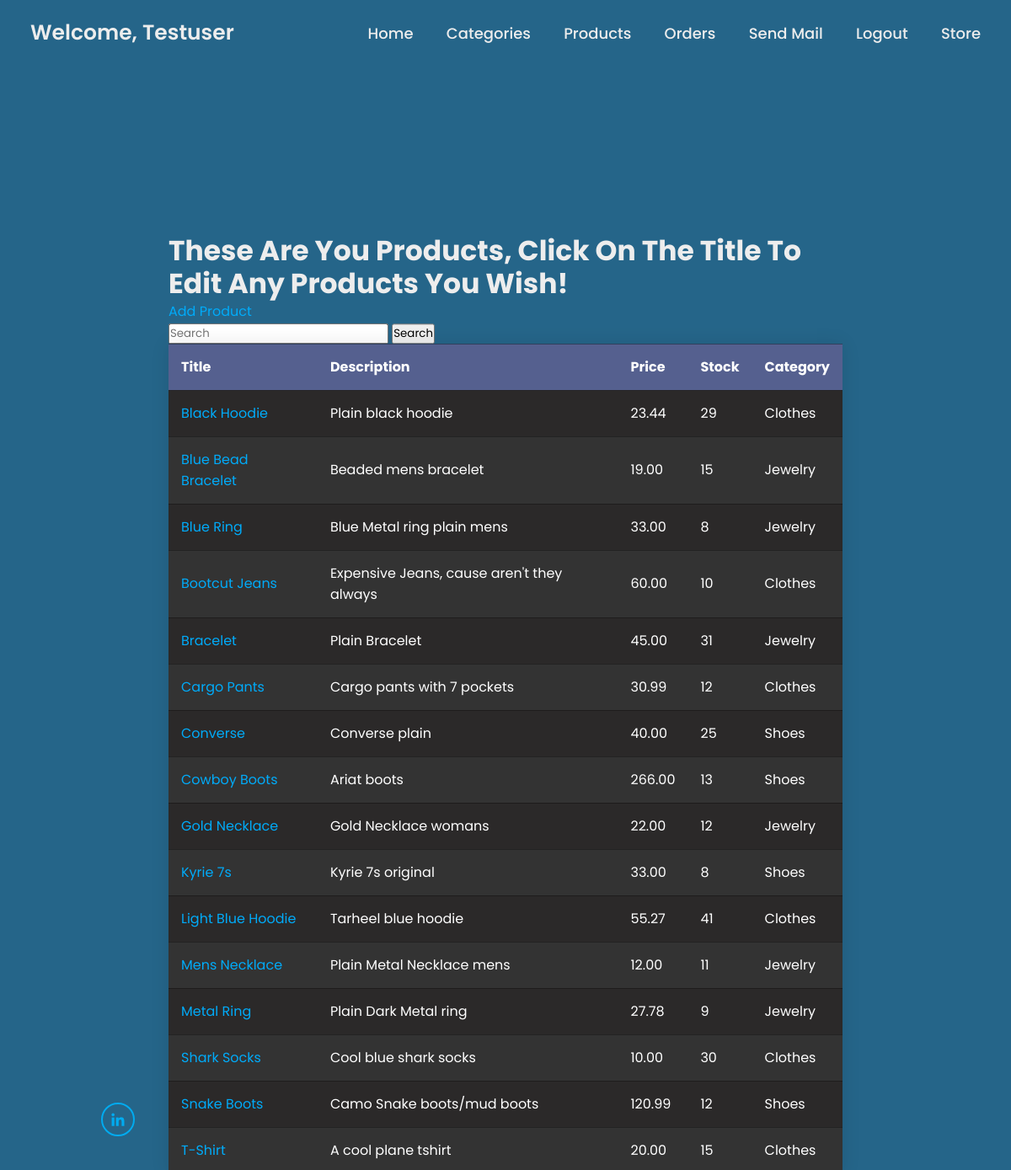
The page /products/ (signed in) on the database its author committed.
### accounts/models.py (models this page shows, shortened)
class User(AbstractUser):
    email = models.EmailField(max_length=254, unique=True)
    username = models.CharField(max_length=150, blank=True, unique=False)
    profile_img = models.ImageField(null=True, blank=True, upload_to='images/', default='images/default/default.jpg')
    USERNAME_FIELD = 'email'
    EMAIL_FIELD = 'email'
    REQUIRED_FIELDS = []

### products/models.py (models this page shows, shortened)
class Product(models.Model):
    BOOL_CHOICES = ((True, 'Display'), (False, 'Keep Hidden'))
    product_category = models.ForeignKey(Categories, on_delete=models.SET_NULL, null=True, related_name='categories', blank=True)
    title = models.CharField(max_length=100)
    image = models.ImageField(null=True, blank=True, upload_to='images/')
    description = models.TextField(max_length=250)
    price = models.DecimalField(max_digits=12, decimal_places=2)
    stock = models.IntegerField(default=0)
    created_at = models.DateTimeField(auto_now_add=True)
    display_product = models.BooleanField(null=True, default=False, choices=BOOL_CHOICES)
    id_hidden = models.IntegerField(default=0, null=True, blank=True)
    class Meta:
        verbose_name_plural = 'Products'
        unique_together = ['title', 'product_category']

class Categories(models.Model):
    category_name = models.CharField(max_length=100, unique=True)
    description = models.TextField(max_length=300, blank=True)
    class Meta:
        verbose_name_plural = 'Categories'
    def __str__(self):
        return self.category_name

### products/views.py (the view)
# urls.py: path('', ProductView.as_view(), name='products_list'),
class ProductView(LoginRequiredMixin, UserPassesTestMixin, ListView):
    login_url = reverse_lazy('account_login')
    def test_func(self):
        return self.request.user.is_staff
    model = Product
    template_name = 'products/product_list.html'
    context_object_name = 'products'
    ordering = ['title']

### products/templates/products/product_list.html (shortened to what this page needs)
{% extends '_base.html' %}
{% load static %}
{% block content %}
{% if products %}
<div class="container">
	<h1>{{"These are you products, click on the title to edit any products you wish!"|title}}</h1>
	<div>
		<a href="{% url 'product_create' %}">Add Product</a>
		<form class="d-flex" action="{% url 'product_search_results' %}" method="get">
			<input class="form-control me-2" type="search" name="q" placeholder="Search" aria-\
			label="Search" >
			<button class="btn btn-outline-success" type="submit">Search</button>
		</form>
	</div>
	<table>
		<thead>
			<tr>
				<th>Title</th>
				<th>Description</th>
				<th>Price</th>
				<th>Stock</th>
				<th>Category</th>
			</tr>
		</thead>
		<tbody>
            {% for product in products %}
			<tr>
				<td><a href="{% url 'product_update' product.id %}">{{ product.title }}</a></td>
				<td>{{ product.description|truncatechars:50|capfirst }}</td>
				<td>{{ product.price }}</td>
				<td>{{ product.stock }}</td>
				<td>{{ product.product_category }}</td>
			</tr>
            {% endfor %}
		</tbody>
	</table>
</div>
{% else %}
{% include 'products/product_list_empty.html' %}
{% endif %}
{% endblock content %}

### django_project/templates/_base.html (shortened to what this page needs)
{% load static %}
<!DOCTYPE html>
<html lang="en">
<head>
    <link rel="stylesheet" href="{% static 'css/style.css' %}">
    <link href='https://unpkg.com/boxicons@2.1.4/css/boxicons.min.css' rel='stylesheet'>
    <link rel="stylesheet" href="{% static 'css/main.css' %}">
</head>
<body>
    <header class="header">
        <a href="{% url 'account_signup' %}" class="logo"> {% if user.is_authenticated %}Welcome, {{ user.username|title }}{% else %}Please Create An Account.{% endif %}</a>
        {% block navbar %}
        <nav class="navbar">
            {% if user.is_authenticated %}
            <a href="{% url 'home' %}">Home</a>
            <a href="{% url 'category_list' %}">Categories</a>
            <a href="{% url 'products_list' %}">Products</a>
            <a href="{% url 'orders_incomplete_list' %}">Orders</a>
            <a href="{% url 'email_list' %}">Send Mail</a>
            <a href="{% url 'confirm_signout' %}">Logout</a>
            <a href="{% url 'storefront' %}">Store</a>
            {% else %}
            <a href="{% url 'home' %}">Home</a>
            <a href="{% url 'account_login' %}">Login</a>
            {% endif %}
        </nav>
        {% endblock navbar %}
    </header>
    <section class="home">
        <div class="home-content">
            {% block content %}{% endblock content %}
        </div>
        <div class="home-sci">
            <a target="_blank" href="https://www.linkedin.com/in/bennett-billings-529545238/"><i class='bx bxl-linkedin'></i></a>
        </div>
    </section>
</body>
</html>

### django_project/static/css/style.css (style rules this page uses)
* { margin: 0; padding: 0; box-sizing: border-box; font-family: 'Poppins', sans-serif; }
body { color: #256589; background-color: #256589; }
.header { position: fixed; top: 0; left: 0; width: 100%; padding: 20px 3%; display: flex; justify-content: space-between; align-items: center; z-index: 100; background-color: #256589; }
.logo { position: relative; font-size: 25px; color: #ededed; text-decoration: none; font-weight: 600; }
.logo::before { content: ''; position: absolute; top: 0; right: 0; width: 100%; height: 100%; background: #2C72A3; animation: showRight 1s ease forwards; animation-delay: .4s; }
.navbar a { font-size: 18px; color: #ededed; text-decoration: none; font-weight: 500; margin-left: 35px; transition: .3s; }
.home { height: 100vh; background: #256589; background-size: cover; background-position: center; display: flex; align-items: center; padding: 0 10%; color: #ededed; }
.home-content a { color: #00abf9; text-decoration: none; }
.home-content { max-width: 600px; }
.home-content h1 { position: relative; font-size: 33px; font-weight: 700; line-height: 1.2; }
.home-content h1::before { content: ''; position: absolute; top: 0; right: 0; width: 100%; height: 100%; background: #2C72A3; animation: showRight 1s ease forwards; animation-delay: 1s; }
.home-sci { position: absolute; bottom: 40px; width: 170px; display: flex; justify-content: space-between; }
.home-sci a { position: relative; display: inline-flex; justify-content: center; align-items: center; width: 40px; height: 40px; background: transparent; border: 2px solid #00abf0; border-radius: 50%; font-size: 20px; color: #00abf0; text-decoration: none; z-index: 1; overflow: hidden; transition: .5s; }
.home-sci a::before { content: ''; position: absolute; top: 0; left: 0; width: 0; height: 100%; background: #1E5574; z-index: -1; transition: .5s; }

### django_project/static/css/main.css (style rules this page uses)
.container { position: absolute; top: 50%; left: 50%; transform: translate(-50%, -50%); flex-direction: column; display: flex; max-height: 60%; }
.container a { color: #00abf9; }
table { width: 800px; border-collapse: collapse; overflow: hidden; box-shadow: 0 0 20px rgba(0,0,0,0.1); background-color: black; }
table a { color: rgb(45, 171, 254); }
th, td { padding: 15px; background-color: rgba(255,255,255,0.2); color: #fff; }
th { text-align: left; }
tbody tr:nth-child(odd) td { background-color: rgb(43, 41, 41); }
:root { --glow-color: hsl(186 100% 69%); }
*, *::before, *::after { box-sizing: border-box; }

### rows shown on the page
User: username "Testuser"
Product: title "Black Hoodie", description "Plain black hoodie", price "23.44", stock "29", product_category "Clothes"
Product: title "Blue Bead Bracelet", description "Beaded mens bracelet", price "19.00", stock "15", product_category "Jewelry"
Product: title "Blue Ring", description "Blue Metal ring plain mens", price "33.00", stock "8", product_category "Jewelry"
Product: title "Bootcut Jeans", description "Expensive Jeans, cause aren't they always", price "60.00", stock "10", product_category "Clothes"
Product: title "Bracelet", description "Plain Bracelet", price "45.00", stock "31", product_category "Jewelry"
Product: title "Cargo Pants", description "Cargo pants with 7 pockets", price "30.99", stock "12", product_category "Clothes"
Product: title "Converse", description "Converse plain", price "40.00", stock "25", product_category "Shoes"
Product: title "Cowboy Boots", description "Ariat boots", price "266.00", stock "13", product_category "Shoes"
Product: title "Gold Necklace", description "Gold Necklace womans", price "22.00", stock "12", product_category "Jewelry"
Product: title "Kyrie 7s", description "Kyrie 7s original", price "33.00", stock "8", product_category "Shoes"
Product: title "Light Blue Hoodie", description "Tarheel blue hoodie", price "55.27", stock "41", product_category "Clothes"
Product: title "Mens Necklace", description "Plain Metal Necklace mens", price "12.00", stock "11", product_category "Jewelry"
Product: title "Metal Ring", description "Plain Dark Metal ring", price "27.78", stock "9", product_category "Jewelry"
Product: title "Shark Socks", description "Cool blue shark socks", price "10.00", stock "30", product_category "Clothes"
Product: title "Snake Boots", description "Camo Snake boots/mud boots", price "120.99", stock "12", product_category "Shoes"
Product: title "T-Shirt", description "A cool plane tshirt", price "20.00", stock "15", product_category "Clothes"
